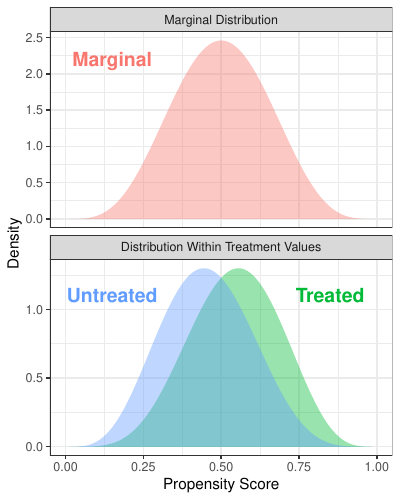

Source code (R):

library(tidyverse)
theme_set(theme_bw())

forplot <- data.frame(u = seq(.01,.99,.01)) %>%
  mutate(Marginal = dbeta(u,5,5),
         Treated = Marginal * u,
         Untreated = Marginal * (1 - u)) %>%
  pivot_longer(cols = -u) %>%
  mutate(facet = case_when(name == "Marginal" ~ "Marginal Distribution",
                           T ~ "Distribution Within Treatment Values"),
         facet = fct_rev(facet))
forplot %>%
  ggplot(aes(x = u, y  = value, fill = name)) +
  geom_polygon(alpha = .4) +
  ylab("Density") +
  facet_wrap(~facet, ncol = 1, scales = "free_y") +
  xlab("Propensity Score") +
  xlim(c(0,1)) +
  theme(legend.position = "None") +
  geom_text(data = forplot %>%
              group_by(name) %>%
              filter(1:n() == 1) %>%
              mutate(u = case_when(name == "Treated" ~ .85,
                                   T ~ .15)),
            aes(label = name, color = name,
                y = case_when(name == "Marginal" ~ 2,
                              T ~ 1)),
            vjust = -.5, fontface = "bold", size = 5)

ggsave("figures/propensity_overlap.pdf",
       height = 5, width = 4)

# Repeat with vertical truncation lines
forplot %>%
  ggplot(aes(x = u, y  = value, fill = name)) +
  geom_polygon(alpha = .4) +
  geom_vline(xintercept = c(.25,.75),
             color = "gray", linetype = "dashed", size = 1.2) +
  ylab("Density") +
  facet_wrap(~facet, ncol = 1, scales = "free_y") +
  xlab("Propensity Score") +
  xlim(c(0,1)) +
  theme(legend.position = "None") +
  geom_text(data = forplot %>%
              group_by(name) %>%
              filter(1:n() == 1) %>%
              mutate(u = case_when(name == "Treated" ~ .85,
                                   T ~ .15)),
            aes(label = name, color = name,
                y = case_when(name == "Marginal" ~ 2,
                              T ~ 1)),
            vjust = -.5, fontface = "bold", size = 5)

ggsave("figures/propensity_overlap_1.pdf",
       height = 5, width = 4)

# Trim to middle portion
p <- forplot %>%
  mutate(u = case_when(u < .25 ~ .25,
                       u > .75 ~ .75,
                       T ~ u)) %>%
  ggplot(aes(x = u, y  = value, fill = name)) +
  geom_polygon(alpha = .4) +
  geom_vline(xintercept = c(.25,.75),
             color = "gray", linetype = "dashed", size = 1.2) +
  ylab("Density") +
  facet_wrap(~facet, ncol = 1, scales = "free_y") +
  xlab("Propensity Score") +
  xlim(c(0,1)) +
  theme(legend.position = "None") +
  geom_text(data = forplot %>%
              group_by(name) %>%
              filter(1:n() == 1) %>%
              mutate(u = case_when(name == "Treated" ~ .85,
                                   T ~ .15)),
            aes(label = name, color = name,
                y = case_when(name == "Marginal" ~ 2,
                              T ~ 1)),
            vjust = -.5, fontface = "bold", size = 5)
p
ggsave("figures/propensity_overlap_trim.pdf",
       height = 5, width = 4)

# Truncate weights
p +
  geom_point(data = forplot %>% 
               filter(u %in% c(.25,.75)) %>%
               mutate(value = 0),
             aes(color = name),
             size = 4)

ggsave("figures/propensity_overlap_truncate.pdf",
       height = 5, width = 4)


# Simulate the bias-variance tradeoff

# Define the true ATT
truth <- 1 + mean(rbeta(10000,5,5) ^ 2)

simulate <- function(n = 100, trunc = 0) {
  # Simualte the propensity score from a Beta distribution
  estimate <- data.frame(p = rbeta(n,5,5)) %>%
    # Assign treatment
    mutate(A = rbinom(n,1,p),
           # Define the generalized propensity score
           pi = ifelse(A == 1, p, 1 - p)) %>%
    # 
    mutate(Y = rnorm(n, mean = p + A + A * p ^ 2, sd = 3)) %>%
    # Truncate
    mutate(pi = case_when(pi < trunc ~ trunc,
                          pi > 1 - trunc ~ 1 - trunc,
                          T ~ pi)) %>%
    group_by(A) %>%
    summarize(estimate = weighted.mean(Y, w = 1 / pi)) %>%
    pivot_wider(names_from = "A", values_from = "estimate") %>%
    mutate(difference = `1` - `0`)
  return(data.frame(trunc = trunc, error = estimate$difference - truth))
}

library(doParallel)
library(doRNG)
sims <- foreach(rep = 1:1000, .combine = "rbind", .packages = "tidyverse") %dorng% {
  foreach(trunc_value = seq(0,.4,.05), .combine = "rbind") %do% {
    simulate(trunc = trunc_value)
  }
}

sims %>%
  group_by(trunc) %>%
  summarize(bias = mean(error),
            mse = mean(error ^ 2)) %>%
  pivot_longer(cols = c("bias","mse")) %>%
  ggplot(aes(x = trunc, y = value, color = name)) +
  geom_point() +
  geom_smooth(method = "loess", se = F) +
  facet_wrap(~name, ncol = 1, scales = "free_y")

n <- 1000


truth <- mean((rbeta(1e6,.1,.1) - .5) ^ 2)

results <- foreach(rep = 1:100, .combine = "rbind") %do% {
  foreach(trunc = seq(0,.2,.01), .combine = "rbind") %do% {
    sim <- data.frame(p = rbeta(n,.1,.1)) %>%
      mutate(A = rbinom(n,1,p)) %>%
      mutate(Y = - (p - .5) ^ 2 + A * (p - .5) ^ 2)
    sim %>%
      group_by(A) %>%
      mutate(pi = ifelse(A == 1, p, 1 - p),
             pi = case_when(pi < trunc ~ trunc,
                            pi <= (1 - trunc) ~ pi,
                            T ~ (1 - trunc))) %>%
      mutate(w = 1 / pi) %>%
      summarize(ybar = weighted.mean(Y, w = w)) %>%
      pivot_wider(names_from = "A", values_from = "ybar") %>%
      mutate(effect = `1` - `0`) %>%
      select(effect) %>%
      mutate(trunc = trunc)
  }
}

results %>%
  group_by(trunc) %>%
  summarize(effect = mean(effect)) %>%
  ggplot(aes(x = trunc, y = effect)) +
  geom_point() +
  geom_line() +
  geom_hline(yintercept = truth)



